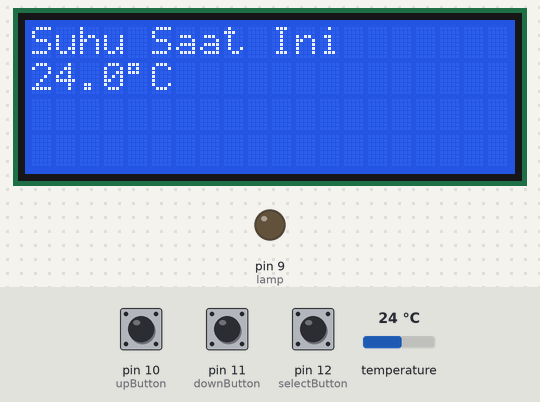
Bench run of a sketch on a simulated Arduino Uno, built with avr-gcc and run on an emulated ATmega328P. On the bench: 20×4 character LCD, output pins drawn as LEDs (lit = HIGH). The inputs (shaded band) are chosen by the test bench; at power-on: pin 12 (selectButton) HIGH, pin 10 (upButton) HIGH, temperature 24 °C, pin 11 (downButton) HIGH. EEPROM starts erased; what the sketch prints to the serial monitor is not drawn.

Above: at 1.2 s.
1.3 s: pin 12 (selectButton) pulled LOW for 2.2 s
At 3.2 s:
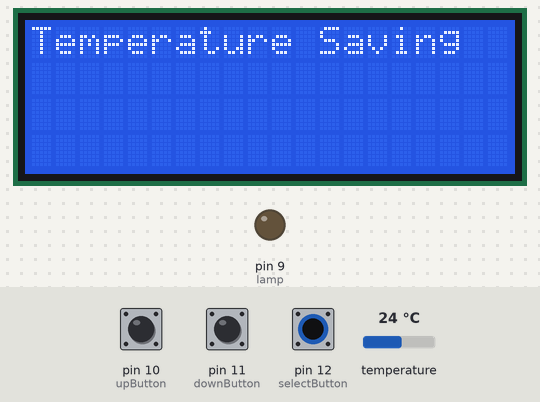
7.9 s: pin 10 (upButton) pulled LOW for 2.2 s
At 8.6 s:
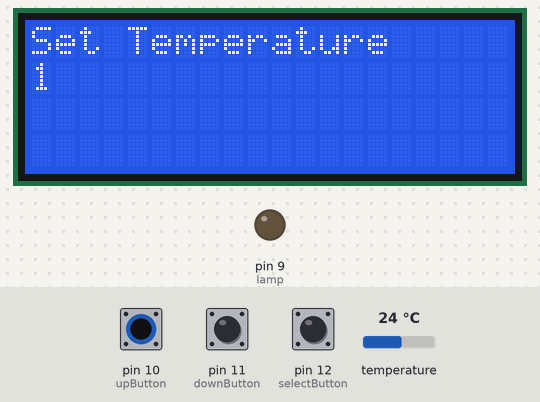
11.6 s: pin 12 (selectButton) pulled LOW for 2.2 s
At 16.8 s:
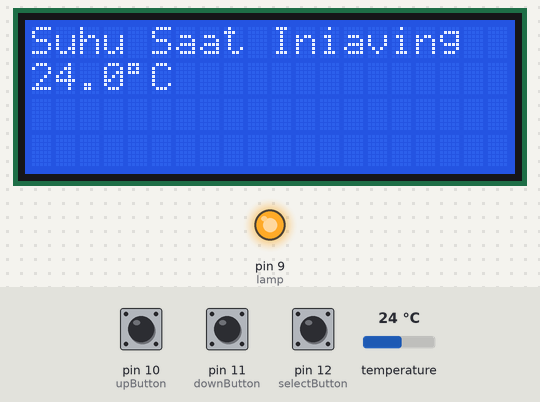
17.2 s: temperature set to 12 °C
At 18.7 s:
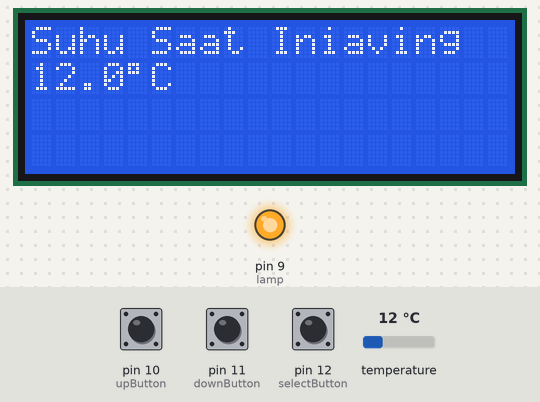
19.7 s: temperature set to 19 °C
22.5 s: pin 12 (selectButton) pulled LOW for 2.2 s
At 23.6 s:
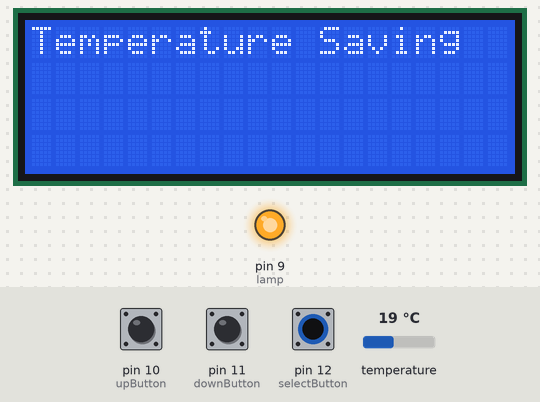
Timing chart, 0 to 25.5 s (numbered marks = the images above; inputs shaded):
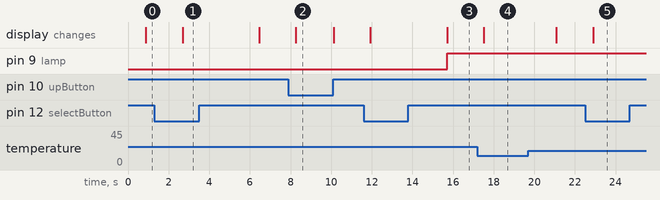

The sketch:

firmware_1.ino
```cpp
#include <Wire.h>
#include <LiquidCrystal_I2C.h>
#include <EEPROM.h>
#include <OneWire.h>
#include <DallasTemperature.h>
#define ONE_WIRE_BUS 2

LiquidCrystal_I2C lcd(0x27,20,4);  // set the LCD address to 0x27 for a 16 chars and 2 line display
OneWire oneWire(ONE_WIRE_BUS);
DallasTemperature sensors(&oneWire);

int upButton = 10;
int downButton = 11;
int selectButton = 12;
int lamp = 9;
int count = 0;

void setup()
{
  Serial.begin(9600);
  sensors.begin();
  lcd.begin();
  lcd.clear();
  pinMode(upButton, INPUT_PULLUP);
  pinMode(downButton, INPUT_PULLUP);
  pinMode(selectButton, INPUT_PULLUP);
  pinMode(lamp, OUTPUT);
}


void loop()
{
  int up, down, selectbtn;
  sensors.requestTemperatures();
  up = digitalRead(upButton);
  down = digitalRead(downButton);
  selectbtn = digitalRead(selectButton);
  byte readEEPROM = EEPROM.read(0);
  float suhu = sensors.getTempCByIndex(0);
  byte degree = B11011111;

  if(readEEPROM){
    lcd.setCursor(0,0);
    lcd.print("Suhu Saat Ini");
    lcd.setCursor(0,1);
    lcd.print(suhu, 1);
    lcd.write(degree);
    lcd.print("C");

    if(selectbtn == LOW){
      setSuhu(up, down, selectbtn);
    }

    if(suhu >= readEEPROM){
      digitalWrite(lamp, HIGH);
    }else{
      digitalWrite(lamp, LOW);
    }

  }else{
    setSuhu(up, down, selectbtn);
  }
  Serial.print(readEEPROM);
  delay(1000);
}

void setSuhu(int up, int down, int selectbtn){
  lcd.clear();
  lcd.setCursor(0,0);
  lcd.print("Set Temperature");
  if(up == LOW){
    countUp();
    lcd.setCursor(0,1);
    lcd.print(count);
    delay(100);
  }else if(down == LOW){
    countDown();
    lcd.setCursor(0,1);
    lcd.print(count);
    delay(100);
  }
  if(selectbtn == LOW){
    EEPROM.write(0,count);
    lcd.clear();
    lcd.setCursor(0,0);
    lcd.print("Temperature Saving");
    delay(2000);
  }
}

int countUp(){
  return count++;
}

int countDown(){
  count --;
  if(count < 0){
    count = 0;
  }
  return count;
}
```

Measured:
- after the input at 1.3 s, the display: changes after 1.4 s (image 1)
- after the input at 7.9 s, the display: changes after 0.35 s (image 2)
- after the input at 11.6 s, pin 9 (lamp): LOW → HIGH after 4.1 s; the display: first changes after 0.34 s (image 3 shows a later state)
- after the input at 17.2 s, the display: changes after 0.30 s (image 4)
- after the input at 22.5 s, the display: changes after 0.39 s (image 5)
